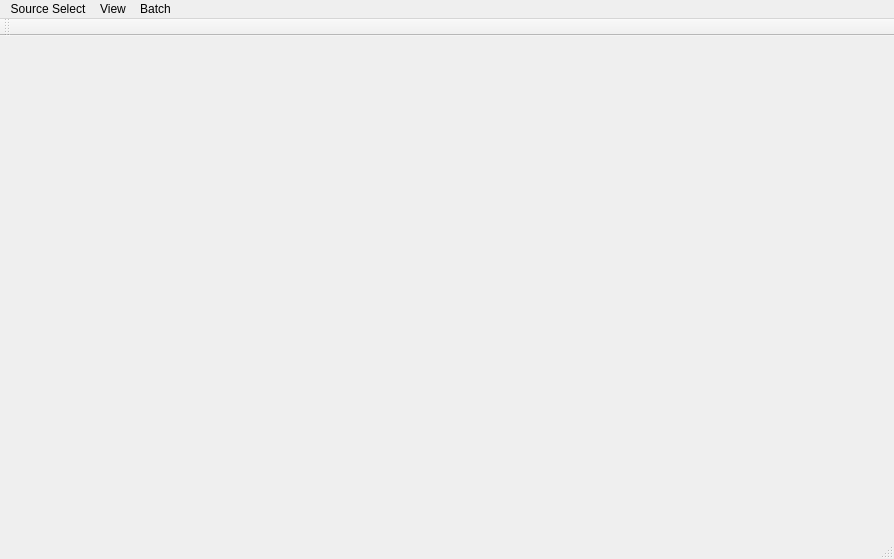
<?xml version="1.0" encoding="UTF-8"?>
<ui version="4.0">
 <class>MainWindow</class>
 <widget class="QMainWindow" name="MainWindow">
  <property name="geometry">
   <rect>
    <x>0</x>
    <y>0</y>
    <width>894</width>
    <height>559</height>
   </rect>
  </property>
  <property name="windowTitle">
   <string>MainWindow</string>
  </property>
  <widget class="QWidget" name="centralWidget"/>
  <widget class="QMenuBar" name="menuBar">
   <property name="geometry">
    <rect>
     <x>0</x>
     <y>0</y>
     <width>894</width>
     <height>21</height>
    </rect>
   </property>
   <widget class="QMenu" name="menuSource_Select">
    <property name="title">
     <string>Source Select</string>
    </property>
    <addaction name="actionFiles_from_disk"/>
    <addaction name="actionFolder_from_disk"/>
    <addaction name="actionCamera"/>
    <addaction name="actionCamera_Stream"/>
    <addaction name="actionSave_Camera_Stream"/>
   </widget>
   <widget class="QMenu" name="menuLabel_Images">
    <property name="title">
     <string>View</string>
    </property>
    <addaction name="separator"/>
    <addaction name="actionLabel_Images"/>
   </widget>
   <widget class="QMenu" name="menuBatch">
    <property name="title">
     <string>Batch</string>
    </property>
    <addaction name="actionApply_filters_to_all_iamges"/>
    <addaction name="actionExtract_Stats_for_all_images"/>
   </widget>
   <addaction name="menuSource_Select"/>
   <addaction name="menuLabel_Images"/>
   <addaction name="menuBatch"/>
  </widget>
  <widget class="QToolBar" name="mainToolBar">
   <attribute name="toolBarArea">
    <enum>TopToolBarArea</enum>
   </attribute>
   <attribute name="toolBarBreak">
    <bool>false</bool>
   </attribute>
  </widget>
  <widget class="QStatusBar" name="statusBar"/>
  <action name="actionFiles_from_disk">
   <property name="text">
    <string>Files from disk</string>
   </property>
  </action>
  <action name="actionFolder_from_disk">
   <property name="text">
    <string>Folder from disk</string>
   </property>
  </action>
  <action name="actionCamera">
   <property name="text">
    <string>Snap camera</string>
   </property>
  </action>
  <action name="actionCamera_Stream">
   <property name="text">
    <string>Camera Stream</string>
   </property>
  </action>
  <action name="actionToggle_Source_View">
   <property name="text">
    <string>Toggle Source View</string>
   </property>
  </action>
  <action name="actionFilter_Images">
   <property name="text">
    <string>Filter Images</string>
   </property>
  </action>
  <action name="actionLabel_Images">
   <property name="text">
    <string>Label Images</string>
   </property>
  </action>
  <action name="actionApply_filters_to_all_iamges">
   <property name="text">
    <string>Apply filters to all images</string>
   </property>
  </action>
  <action name="actionExtract_Stats_for_all_images">
   <property name="text">
    <string>Extract Stats for all images</string>
   </property>
  </action>
  <action name="actionSave_Camera_Stream">
   <property name="text">
    <string>Save Camera Stream</string>
   </property>
  </action>
 </widget>
 <layoutdefault spacing="6" margin="11"/>
 <resources/>
 <connections/>
</ui>
